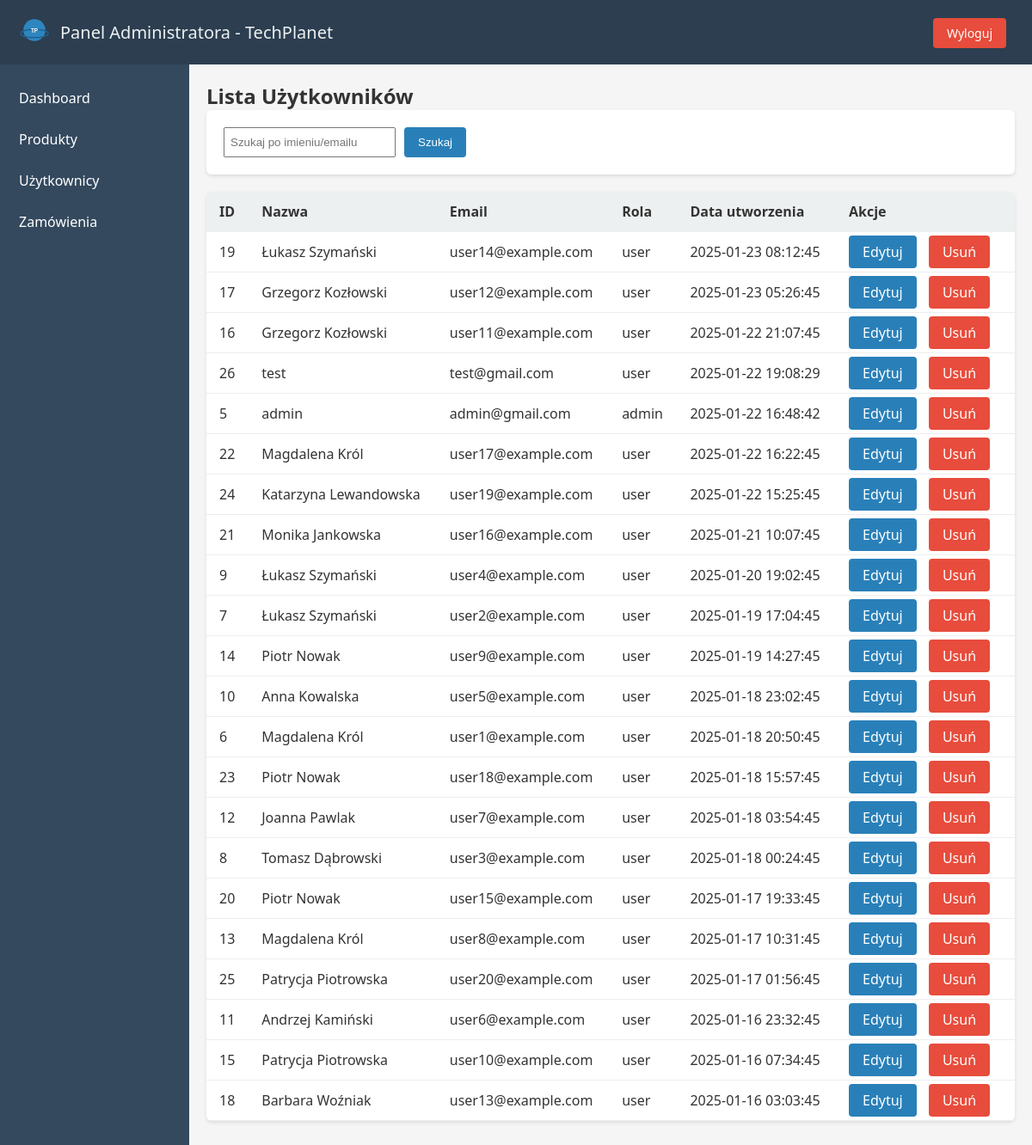
Page /public/index.php?controller=Admin&action=usersList (signed in) on the committed database.
### tables this page shows
CREATE TABLE `users` (
  `id` int(11) NOT NULL,
  `name` varchar(100) NOT NULL,
  `email` varchar(100) NOT NULL,
  `password` varchar(255) NOT NULL,
  `created_at` timestamp NOT NULL DEFAULT current_timestamp(),
  `role` enum('user','admin') NOT NULL DEFAULT 'user',
  `birth_date` date DEFAULT NULL,
  `country` varchar(100) DEFAULT NULL
);

### app/Controllers/AdminController.php (called while the page is built, shortened)
<?php
class AdminController
{
    public function usersList()
    {
        $search = $_GET['search'] ?? '';
        $users = User::getAllAdmin($search);
        require __DIR__ . '/../Views/admin/admin_layout.php';
    }
}

### app/Models/User.php (called while the page is built, shortened)
<?php
class User
{
    public static function getAllAdmin($search = '')
    {
        $pdo = connectDB();
        $sql = "SELECT * FROM users WHERE 1=1";
        $params = [];
        $sql .= " ORDER BY created_at DESC";
        $stmt = $pdo->prepare($sql);
        $stmt->execute($params);
        return $stmt->fetchAll(PDO::FETCH_ASSOC);
    }
}

### app/Views/admin/users_list_view.php (the view, shortened to what this page needs)
<main class="main-content">
  <h2>Lista Użytkowników</h2>
  <form action="index.php" method="GET" style="margin-bottom: 20px; display:flex; gap:10px;">
    <input type="text" name="search" placeholder="Szukaj po imieniu/emailu"
      value="<?= htmlspecialchars($_GET['search'] ?? '') ?>" style="padding:6px; width:200px;">
    <button type="submit" class="btn">Szukaj</button>
  </form>
  <?php if (empty($users)): ?>
    <p>Brak użytkowników.</p>
  <?php else: ?>
    <table>
      <thead>
        <tr>
          <th>ID</th>
          <th>Nazwa</th>
          <th>Email</th>
          <th>Rola</th>
          <th>Data utworzenia</th>
          <th>Akcje</th>
        </tr>
      </thead>
      <tbody>
        <?php foreach ($users as $u): ?>
          <tr>
            <td data-label="ID"><?= $u['id'] ?></td>
            <td data-label="Nazwa"><?= htmlspecialchars($u['name']) ?></td>
            <td data-label="Email"><?= htmlspecialchars($u['email']) ?></td>
            <td data-label="Rola"><?= htmlspecialchars($u['role']) ?></td>
            <td data-label="Data"><?= htmlspecialchars($u['created_at']) ?></td>
            <td data-label="Akcje">
              <a href="index.php?controller=Admin&action=userEdit&id=<?= $u['id'] ?>" class="btn">Edytuj</a>
              <a href="index.php?controller=Admin&action=userDelete&id=<?= $u['id'] ?>" class="btn-delete"
                onclick="return confirm('Usunąć użytkownika?');">
                Usuń
              </a>
            </td>
          </tr>
        <?php endforeach; ?>
      </tbody>
    </table>
  <?php endif; ?>
</main>

### public/css/styles_adminn.css (style rules this page uses)
* { margin: 0; padding: 0; box-sizing: border-box; }
body { font-family: 'Segoe UI', Tahoma, Geneva, Verdana, sans-serif; background-color: #f5f5f5; color: #333; }
table { width: 100%; border-collapse: collapse; background-color: #fff; margin-bottom: 20px; border-radius: 6px; overflow: hidden; box-shadow: 0 2px 4px rgba(0, 0, 0, 0.1); }
table th, table td { padding: 12px 15px; border-bottom: 1px solid #eee; text-align: left; }
table th { background-color: #ecf0f1; font-weight: bold; }
form { background-color: #fff; padding: 20px; border-radius: 6px; margin-bottom: 20px; box-shadow: 0 2px 4px rgba(0, 0, 0, 0.1); }
form button.btn { background-color: #2980b9; color: #fff; border: none; border-radius: 4px; padding: 10px 16px; cursor: pointer; transition: background-color 0.3s; }
.btn { background-color: #2980b9; color: #fff; padding: 8px 16px; border-radius: 4px; text-decoration: none; margin-right: 10px; transition: background-color 0.3s; }
.btn-delete { background-color: #e74c3c; color: #fff; padding: 8px 16px; border-radius: 4px; text-decoration: none; margin-right: 10px; transition: background-color 0.3s; }

### rows in the picture
users: id "19", name "Łukasz Szymański", email "user14@example.com", role "user", created_at "2025-01-23 08:12:45"
users: id "17", name "Grzegorz Kozłowski", email "user12@example.com", role "user", created_at "2025-01-23 05:26:45"
users: id "16", name "Grzegorz Kozłowski", email "user11@example.com", role "user", created_at "2025-01-22 21:07:45"
users: id "26", name "test", email "test@gmail.com", role "user", created_at "2025-01-22 19:08:29"
users: id "5", name "admin", email "admin@gmail.com", role "admin", created_at "2025-01-22 16:48:42"
users: id "22", name "Magdalena Król", email "user17@example.com", role "user", created_at "2025-01-22 16:22:45"
users: id "24", name "Katarzyna Lewandowska", email "user19@example.com", role "user", created_at "2025-01-22 15:25:45"
users: id "21", name "Monika Jankowska", email "user16@example.com", role "user", created_at "2025-01-21 10:07:45"
users: id "9", name "Łukasz Szymański", email "user4@example.com", role "user", created_at "2025-01-20 19:02:45"
users: id "7", name "Łukasz Szymański", email "user2@example.com", role "user", created_at "2025-01-19 17:04:45"
users: id "14", name "Piotr Nowak", email "user9@example.com", role "user", created_at "2025-01-19 14:27:45"
users: id "10", name "Anna Kowalska", email "user5@example.com", role "user", created_at "2025-01-18 23:02:45"
users: id "6", name "Magdalena Król", email "user1@example.com", role "user", created_at "2025-01-18 20:50:45"
users: id "23", name "Piotr Nowak", email "user18@example.com", role "user", created_at "2025-01-18 15:57:45"
users: id "12", name "Joanna Pawlak", email "user7@example.com", role "user", created_at "2025-01-18 03:54:45"
users: id "8", name "Tomasz Dąbrowski", email "user3@example.com", role "user", created_at "2025-01-18 00:24:45"
users: id "20", name "Piotr Nowak", email "user15@example.com", role "user", created_at "2025-01-17 19:33:45"
users: id "13", name "Magdalena Król", email "user8@example.com", role "user", created_at "2025-01-17 10:31:45"
users: id "25", name "Patrycja Piotrowska", email "user20@example.com", role "user", created_at "2025-01-17 01:56:45"
users: id "11", name "Andrzej Kamiński", email "user6@example.com", role "user", created_at "2025-01-16 23:32:45"
users: id "15", name "Patrycja Piotrowska", email "user10@example.com", role "user", created_at "2025-01-16 07:34:45"
users: id "18", name "Barbara Woźniak", email "user13@example.com", role "user", created_at "2025-01-16 03:03:45"
